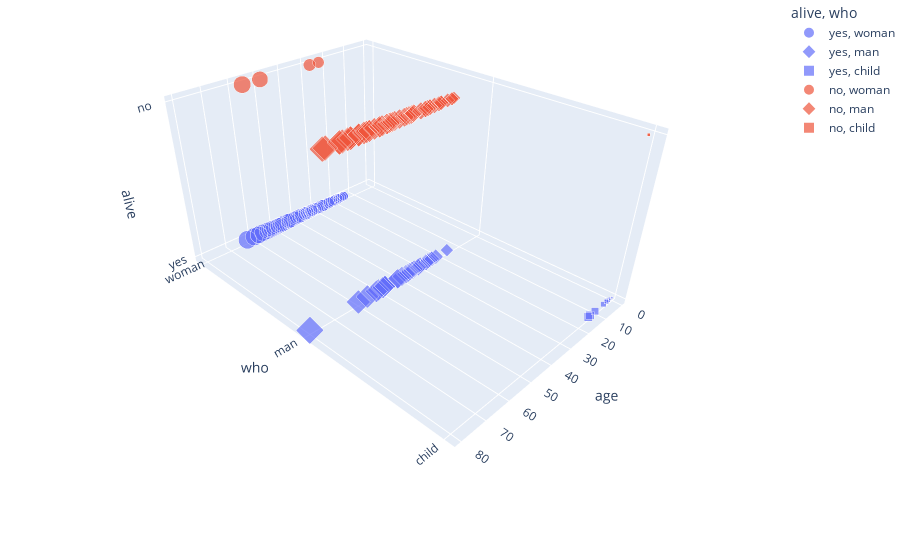

Notebook code for this chart:
### Code cell
# Second figures shows the same as the first one, except now a third dimension is added showing survivors
fig2 = px.scatter_3d(df, x="age", y="who", z="alive", color="alive", size="age", symbol="who")
fig2.update_layout(margin=dict(l=0, r=0, b=0, t=0))
fig2.show()

### Figure 1 — Plotly figure (JSON) as saved in the notebook; plotly's stock layout.template omitted (floating-point values rounded to 4 significant figures)
{"data": [{"hovertemplate": "alive=%{z}<br>who=%{y}<br>age=%{marker.size}<extra></extra>", "legendgroup": "yes, woman", "marker": {"color": "#636efa", "size": [38, 35, 58, 49, 29, 23, 32.5, 19, 22, 44, 58, 31, 32, 35, 30, 58, 35, 63, 19, 50, 17, 30, 24, 18, 31, 40, 36, 36, 16, 41, 24, 24, 22, 60, 24, 23, 24, 33, 23, 35, 54, 16, 34, 30, 44, 22, 36, 48, 39, 53, 39, 39, 18, 52, 40, 21, 24, 18, 24, 38, 27, 29, 21, 33, 36, 51, 43, 17, 49, 33, 52, 27, 39, 16, 48, 47, 56, 19], "sizemode": "area", "sizeref": 0.2, "symbol": "circle"}, "mode": "markers", "name": "yes, woman", "scene": "scene", "showlegend": true, "type": "scatter3d", "x": [38, 35, 58, 49, 29, 23, 32.5, 19, 22, 44, 58, 31, 32, 35, 30, 58, 35, 63, 19, 50, 17, 30, 24, 18, 31, 40, 36, 36, 16, 41, 24, 24, 22, 60, 24, 23, 24, 33, 23, 35, 54, 16, 34, 30, 44, 22, 36, 48, 39, 53, 39, 39, 18, 52, 40, 21, 24, 18, 24, 38, 27, 29, 21, 33, 36, 51, 43, 17, 49, 33, 52, 27, 39, 16, 48, 47, 56, 19], "y": ["woman", "woman", "woman", "woman", "woman", "woman", "woman", "woman", "woman", "woman", "woman", "woman", "woman", "woman", "woman", "woman", "woman", "woman", "woman", "woman", "woman", "woman", "woman", "woman", "woman", "woman", "woman", "woman", "woman", "woman", "woman", "woman", "woman", "woman", "woman", "woman", "woman", "woman", "woman", "woman", "woman", "woman", "woman", "woman", "woman", "woman", "woman", "woman", "woman", "woman", "woman", "woman", "woman", "woman", "woman", "woman", "woman", "woman", "woman", "woman", "woman", "woman", "woman", "woman", "woman", "woman", "woman", "woman", "woman", "woman", "woman", "woman", "woman", "woman", "woman", "woman", "woman", "woman"], "z": ["yes", "yes", "yes", "yes", "yes", "yes", "yes", "yes", "yes", "yes", "yes", "yes", "yes", "yes", "yes", "yes", "yes", "yes", "yes", "yes", "yes", "yes", "yes", "yes", "yes", "yes", "yes", "yes", "yes", "yes", "yes", "yes", "yes", "yes", "yes", "yes", "yes", "yes", "yes", "yes", "yes", "yes", "yes", "yes", "yes", "yes", "yes", "yes", "yes", "yes", "yes", "yes", "yes", "yes", "yes", "yes", "yes", "yes", "yes", "yes", "yes", "yes", "yes", "yes", "yes", "yes", "yes", "yes", "yes", "yes", "yes", "yes", "yes", "yes", "yes", "yes", "yes", "yes"]}, {"hovertemplate": "alive=%{z}<br>who=%{y}<br>age=%{marker.size}<extra></extra>", "legendgroup": "yes, man", "marker": {"color": "#636efa", "size": [34, 28, 23, 40, 38, 37, 25, 36, 32, 28, 52, 49, 48, 25, 36, 17, 36, 60, 49, 42, 80, 32, 48, 56, 36, 27, 31, 35, 42, 48, 27, 35, 51, 26], "sizemode": "area", "sizeref": 0.2, "symbol": "diamond"}, "mode": "markers", "name": "yes, man", "scene": "scene", "showlegend": true, "type": "scatter3d", "x": [34, 28, 23, 40, 38, 37, 25, 36, 32, 28, 52, 49, 48, 25, 36, 17, 36, 60, 49, 42, 80, 32, 48, 56, 36, 27, 31, 35, 42, 48, 27, 35, 51, 26], "y": ["man", "man", "man", "man", "man", "man", "man", "man", "man", "man", "man", "man", "man", "man", "man", "man", "man", "man", "man", "man", "man", "man", "man", "man", "man", "man", "man", "man", "man", "man", "man", "man", "man", "man"], "z": ["yes", "yes", "yes", "yes", "yes", "yes", "yes", "yes", "yes", "yes", "yes", "yes", "yes", "yes", "yes", "yes", "yes", "yes", "yes", "yes", "yes", "yes", "yes", "yes", "yes", "yes", "yes", "yes", "yes", "yes", "yes", "yes", "yes", "yes"]}, {"hovertemplate": "alive=%{z}<br>who=%{y}<br>age=%{marker.size}<extra></extra>", "legendgroup": "yes, child", "marker": {"color": "#636efa", "size": [4, 1, 3, 0.92, 2, 14, 4, 4, 15, 6, 11], "sizemode": "area", "sizeref": 0.2, "symbol": "square"}, "mode": "markers", "name": "yes, child", "scene": "scene", "showlegend": true, "type": "scatter3d", "x": [4, 1, 3, 0.92, 2, 14, 4, 4, 15, 6, 11], "y": ["child", "child", "child", "child", "child", "child", "child", "child", "child", "child", "child"], "z": ["yes", "yes", "yes", "yes", "yes", "yes", "yes", "yes", "yes", "yes", "yes"]}, {"hovertemplate": "alive=%{z}<br>who=%{y}<br>age=%{marker.size}<extra></extra>", "legendgroup": "no, woman", "marker": {"color": "#EF553B", "size": [50, 29, 25, 57], "sizemode": "area", "sizeref": 0.2, "symbol": "circle"}, "mode": "markers", "name": "no, woman", "scene": "scene", "showlegend": true, "type": "scatter3d", "x": [50, 29, 25, 57], "y": ["woman", "woman", "woman", "woman"], "z": ["no", "no", "no", "no"]}, {"hovertemplate": "alive=%{z}<br>who=%{y}<br>age=%{marker.size}<extra></extra>", "legendgroup": "no, man", "marker": {"color": "#EF553B", "size": [54, 19, 65, 45, 25, 46, 71, 21, 47, 24, 54, 37, 24, 36.5, 61, 56, 44, 62, 52, 40, 37, 36, 45.5, 38, 29, 27, 50, 64, 30, 65, 47, 58, 55, 18, 47, 45, 50, 36, 61, 58, 47, 31, 49, 42, 19, 36, 70, 19, 29, 46, 39, 31, 33], "sizemode": "area", "sizeref": 0.2, "symbol": "diamond"}, "mode": "markers", "name": "no, man", "scene": "scene", "showlegend": true, "type": "scatter3d", "x": [54, 19, 65, 45, 25, 46, 71, 21, 47, 24, 54, 37, 24, 36.5, 61, 56, 44, 62, 52, 40, 37, 36, 45.5, 38, 29, 27, 50, 64, 30, 65, 47, 58, 55, 18, 47, 45, 50, 36, 61, 58, 47, 31, 49, 42, 19, 36, 70, 19, 29, 46, 39, 31, 33], "y": ["man", "man", "man", "man", "man", "man", "man", "man", "man", "man", "man", "man", "man", "man", "man", "man", "man", "man", "man", "man", "man", "man", "man", "man", "man", "man", "man", "man", "man", "man", "man", "man", "man", "man", "man", "man", "man", "man", "man", "man", "man", "man", "man", "man", "man", "man", "man", "man", "man", "man", "man", "man", "man"], "z": ["no", "no", "no", "no", "no", "no", "no", "no", "no", "no", "no", "no", "no", "no", "no", "no", "no", "no", "no", "no", "no", "no", "no", "no", "no", "no", "no", "no", "no", "no", "no", "no", "no", "no", "no", "no", "no", "no", "no", "no", "no", "no", "no", "no", "no", "no", "no", "no", "no", "no", "no", "no", "no"]}, {"hovertemplate": "alive=%{z}<br>who=%{y}<br>age=%{marker.size}<extra></extra>", "legendgroup": "no, child", "marker": {"color": "#EF553B", "size": [2, 2], "sizemode": "area", "sizeref": 0.2, "symbol": "square"}, "mode": "markers", "name": "no, child", "scene": "scene", "showlegend": true, "type": "scatter3d", "x": [2, 2], "y": ["child", "child"], "z": ["no", "no"]}], "layout": {"autosize": true, "dragmode": "zoom", "legend": {"itemsizing": "constant", "title": {"text": "alive, who"}, "tracegroupgap": 0}, "margin": {"b": 0, "l": 0, "r": 0, "t": 0}, "scene": {"aspectmode": "auto", "aspectratio": {"x": 1, "y": 1.414, "z": 0.7071}, "camera": {"center": {"x": 0.1551, "y": 0.07711, "z": -0.2322}, "eye": {"x": 1.601, "y": 1.523, "z": 1.214}, "projection": {"type": "perspective"}, "up": {"x": -0.4082, "y": -0.4082, "z": 0.8165}}, "domain": {"x": [0, 1], "y": [0, 1]}, "dragmode": "zoom", "xaxis": {"title": {"text": "age"}, "type": "linear"}, "yaxis": {"categoryarray": ["woman", "man", "child"], "categoryorder": "array", "title": {"text": "who"}, "type": "category"}, "zaxis": {"categoryarray": ["yes", "no"], "categoryorder": "array", "title": {"text": "alive"}, "type": "category"}}}}
